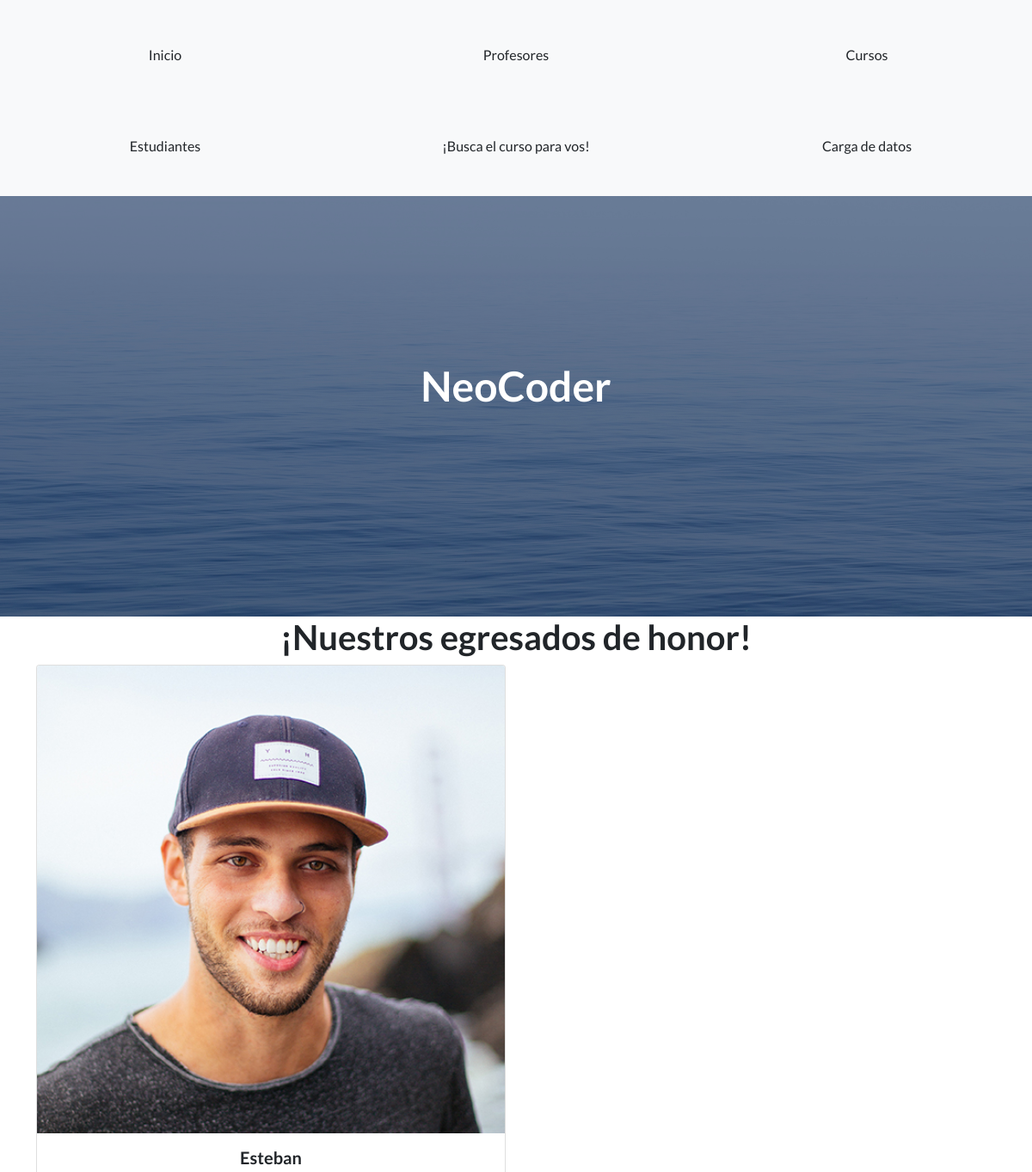
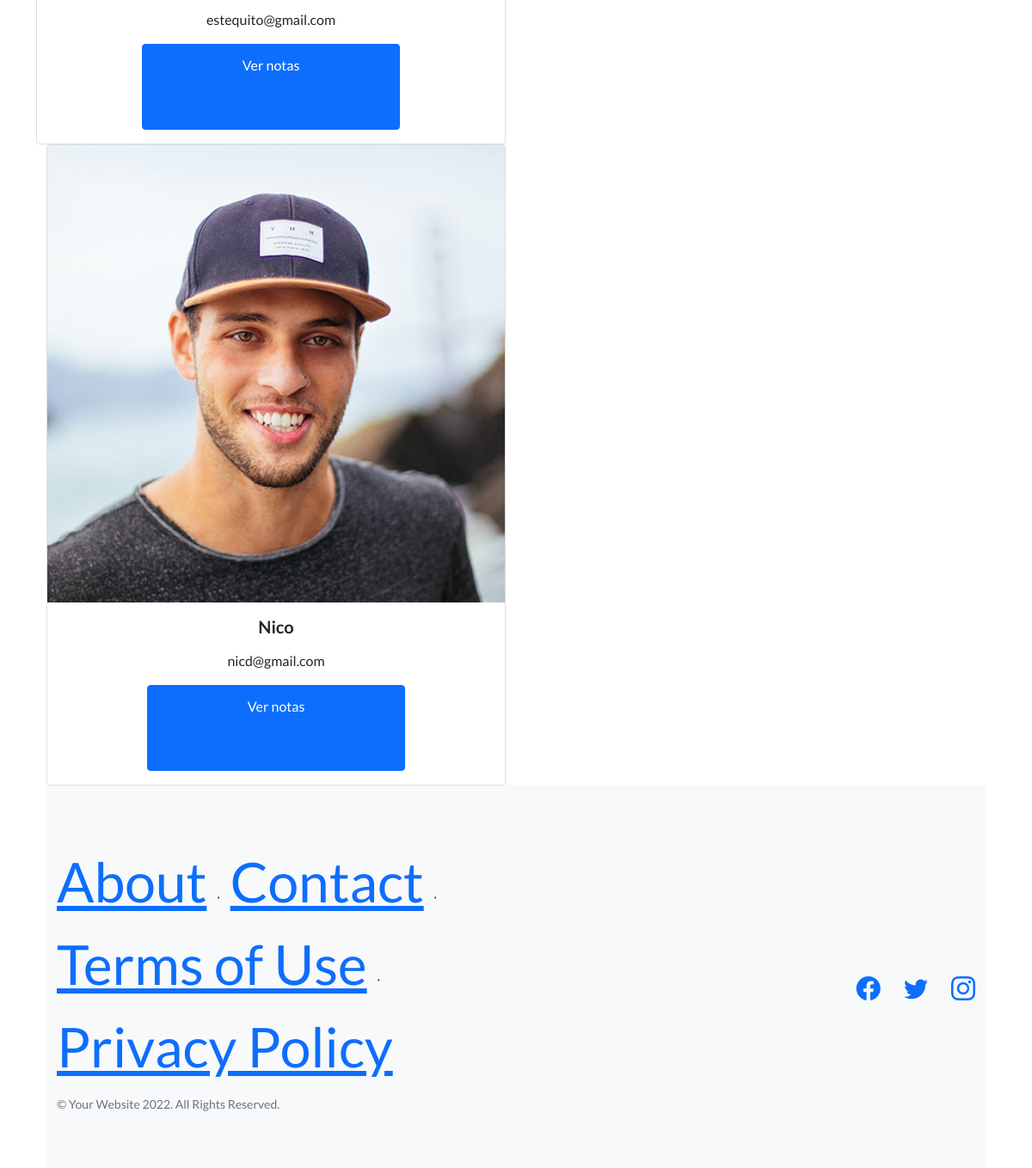
Page /estudiantes on the committed database (2 pictures, top to bottom).
### app_coder/models.py (models this page shows)
class Estudiantes(models.Model):
    nombre = models.CharField(max_length=30)
    apellido = models.CharField(max_length=30)
    email= models.EmailField()

### app_coder/views.py (the view)
# urls.py: path('estudiantes', views.estudiantes, name='Estudiantes'),
def estudiantes(request):
    estudiantes = Estudiantes.objects.all() #llama a toda la data en la tabla sql
    dicc = {'estudiantes' : estudiantes}
    plantilla = loader.get_template('estudiantes.html')
    documento = plantilla.render(dicc)
    return HttpResponse(documento)

### app_coder/template/estudiantes.html (shortened to what this page needs)
{% extends 'padre.html' %}
{% load static %}
{% block contenido %}
<h1>¡Nuestros egresados de honor!</h1>
{% for n in estudiantes %}
<div class="container">
    <div class="row">
        <div class="col-12 col-md-6">
            <div class="card" >
                <img src="{%  static 'app_coder/assets/img/testimonials-2.jpg' %}" class="card-img-top" alt="...">
                <div class="card-body">
                <h5 class="card-title">{{n.nombre}}</h5>
                <p class="card-email">{{n.email}}</p>
                <a href="#" class="btn btn-primary">Ver notas</a>
                </div>
            </div>
        </div>
</div>
{% endfor %}
{% endblock %}

### rows in the picture
Estudiantes: nombre "Esteban", email "estequito@gmail.com"
Estudiantes: nombre "Nico", email "nicd@gmail.com"
